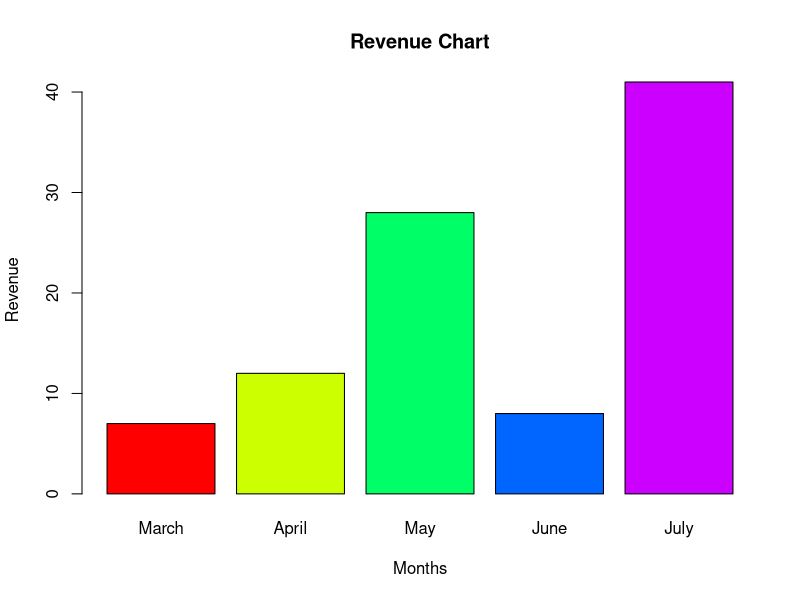
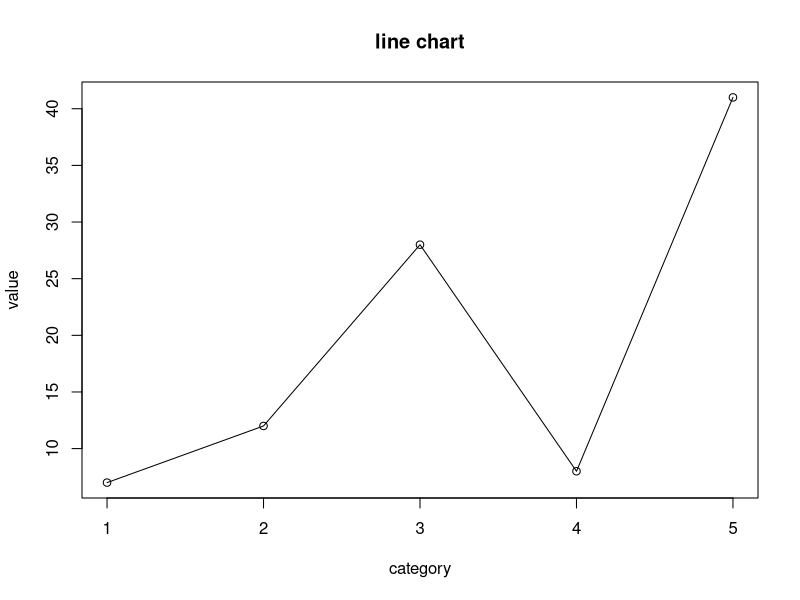
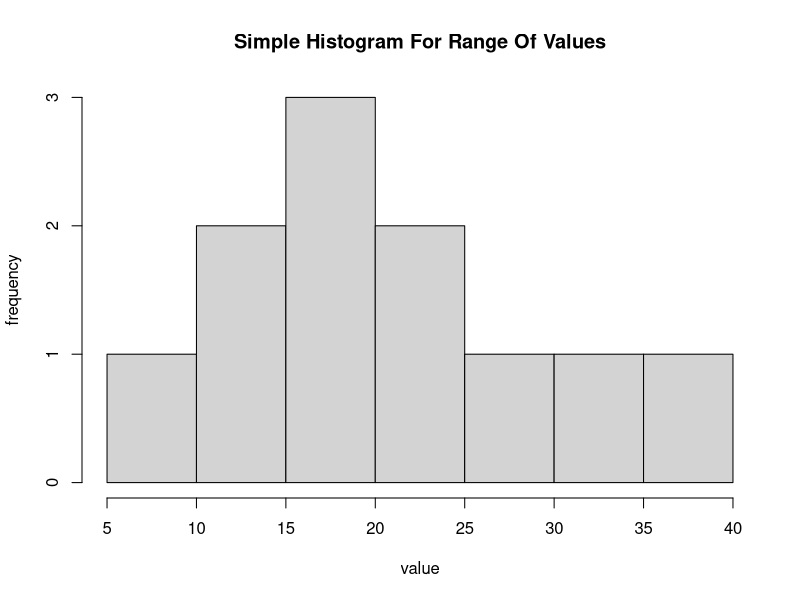
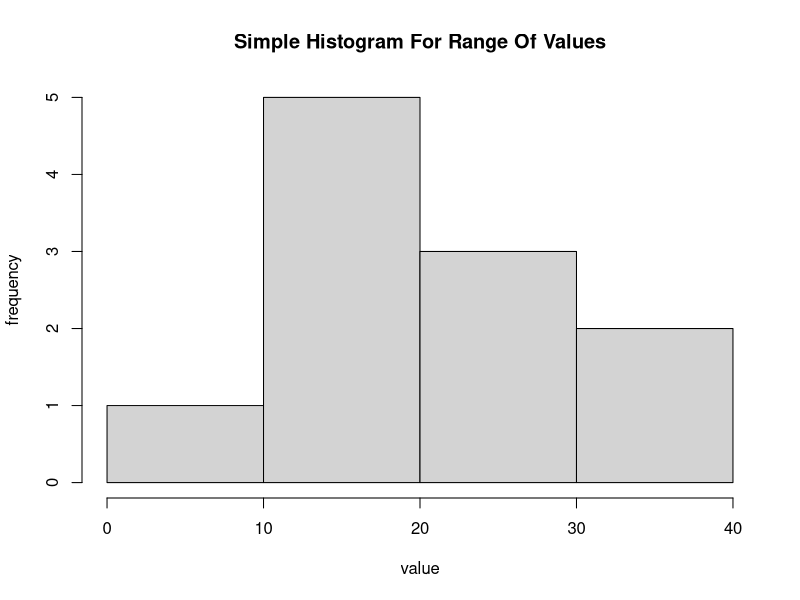

Reproduce these figures in R, in order.
h=c(7,12,28,8,41)
m=c("March","April","May","June","July")
png(file="bra1.png")
barplot(h,names.arg=m,xlab="Months",ylab="Revenue",main="Revenue Chart",col=rainbow(length(m)))
dev.off()
###############################################################################################
png(file="Line.png")
plot(h,type = "o",xlab="category",ylab = "value",main="line chart")
dev.off()
##############################################################################################
r=c(19,23,11,5,16,21,32,14,19,27,37)
png(file="hist.png")

hist(r,main="Simple Histogram For Range Of Values",xlab="value",ylab="frequency")
dev.off()
##############################################################################################
r=c(19,23,11,5,16,21,32,14,19,27,37)
png(file="hist1.png")
br=c(0,10,20,30,40)
hist(r,breaks=br,main="Simple Histogram For Range Of Values",xlab="value",ylab="frequency")
dev.off()